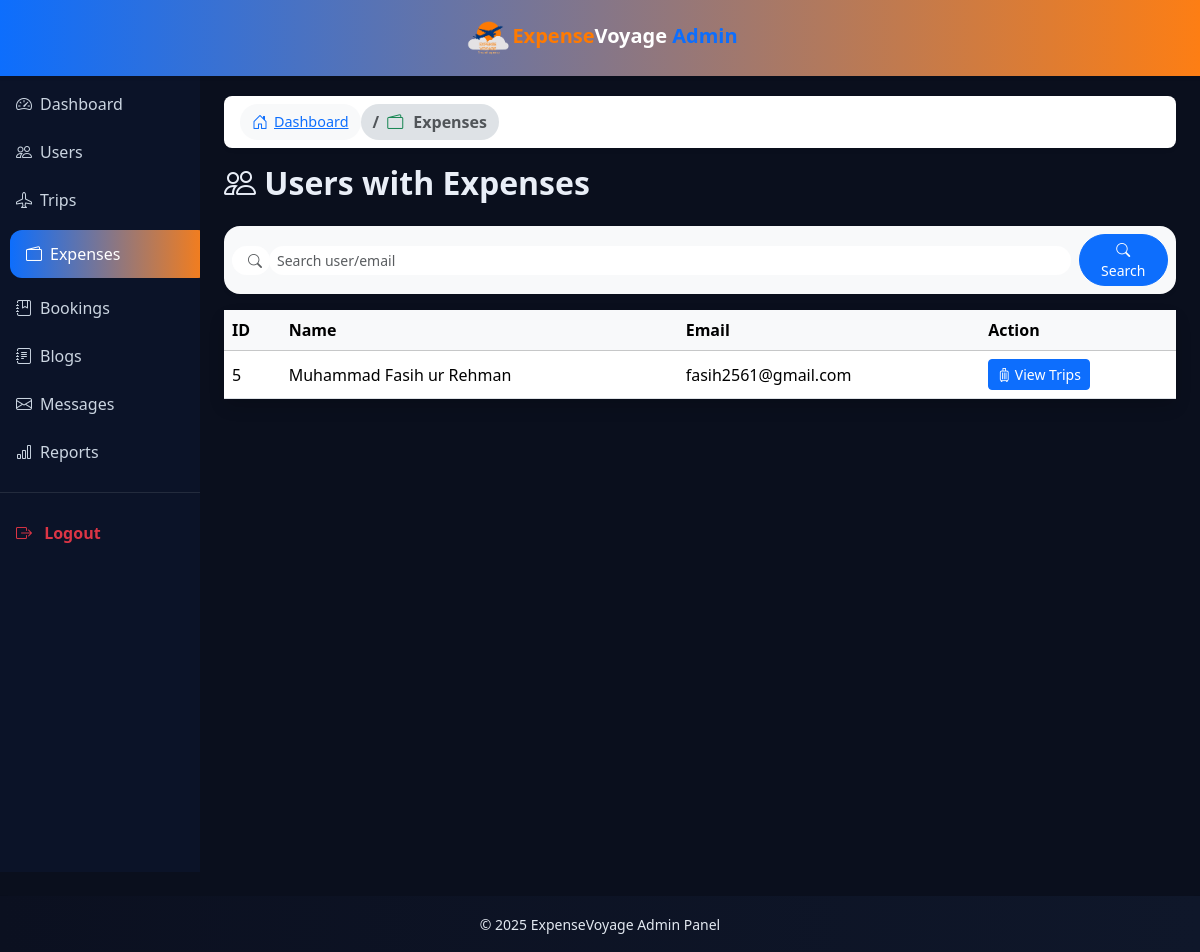
The app's page /admin/admin-expenses.php (signed in) with its own data.
### tables this page shows
CREATE TABLE `users` (
  `id` int(11) NOT NULL,
  `first_name` varchar(50) NOT NULL,
  `last_name` varchar(50) NOT NULL,
  `email` varchar(100) NOT NULL,
  `password` varchar(255) NOT NULL,
  `created_at` timestamp NOT NULL DEFAULT current_timestamp(),
  `remember_token` varchar(255) DEFAULT NULL
);

### admin/helpers.php (called while the page is built, shortened)
<?php
function h($str){
  return htmlspecialchars($str ?? '', ENT_QUOTES, 'UTF-8');
}

### admin/admin-expenses.php (the view, shortened to what this page needs)
<?php
require_once "connect.php";
require_once "helpers.php";
require_once "inc/admin-header.php";
require_once "inc/admin-sidebar.php";
$q = trim($_GET['q'] ?? '');
$where = '';
$limit = 10;
$page = max(1, (int)($_GET['page'] ?? 1));
$offset = ($page-1) * $limit;
$sql = "SELECT DISTINCT u.id, u.first_name, u.last_name, u.email
        FROM users u
        JOIN expenses e ON e.user_id = u.id
        $where
        ORDER BY u.id DESC LIMIT $limit OFFSET $offset";
$res = $conn->query($sql);
?>
<main class="col-12 col-md-12 col-lg-10 p-4">
  <nav aria-label="breadcrumb" data-aos="fade-down">
  <ol class="breadcrumb bg-white px-3 py-2 rounded-3 shadow-sm">
    <li class="breadcrumb-item">
      <a href="dashboard.php">
        <i class="bi bi-house-door crumb-dashboard"></i> Dashboard
      </a>
    </li>
    <li class="breadcrumb-item active">
        <i class="bi bi-wallet2 crumb-expenses"></i> Expenses
    </li>
  </ol>
</nav>
<div class="d-flex flex-wrap justify-content-between align-items-center mb-3">
  <h2 class="fw-bold text-gradient mb-2" data-aos="fade-right">
    <i class="bi bi-people"></i> Users with Expenses
  </h2>
</div>
  <form class="d-flex align-items-center gap-2 p-2 rounded-4 shadow-sm bg-light mb-3" method="get" data-aos="fade-left">
    <div class="input-group input-group-sm flex-grow-1">
      <span class="input-group-text bg-white border-0 rounded-pill ps-3"><i class="bi bi-search text-muted"></i></span>
      <input type="text" name="q" value="<?=h($q)?>" class="form-control border-0 rounded-pill" placeholder="Search user/email" maxlength="50" >
    </div>
    <button class="btn btn-sm btn-primary rounded-pill px-3"><i class="bi bi-search"></i> Search</button>
  </form>
  <div class="card shadow border-0 rounded-3" data-aos="fade-up">
    <div class="table-responsive">
      <table class="table table-hover align-middle mb-0">
        <thead class="table-light">
          <tr><th>ID</th><th>Name</th><th>Email</th><th>Action</th></tr>
        </thead>
        <tbody>
        <?php if ($res->num_rows): while($u=$res->fetch_assoc()): ?>
          <tr>
            <td><?=$u['id']?></td>
            <td><?=h($u['first_name'].' '.$u['last_name'])?></td>
            <td><?=h($u['email'])?></td>
            <td><a href="users-expenses-trips.php?user_id=<?=$u['id']?>" class="btn btn-sm btn-primary"><i class="bi bi-suitcase"></i> View Trips</a></td>
          </tr>
        <?php endwhile; else: ?>
          <tr><td colspan="4" class="text-center text-muted">No users found.</td></tr>
        <?php endif; ?>
        </tbody>
      </table>
    </div>
  </div>
</main>
<?php require_once "inc/admin-footer.php"; ob_end_flush(); ?>

### admin/assets/admin.css (style rules this page uses)
html, body { height: 100%; }
html, body { overflow-x: hidden; }

### admin/inc/admin-header.php (style rules this page uses)
:root { --primary:#0d6efd; --accent:#fd7e14; --dark:#0b1020; --light:#f8f9fa; }
body { background:#0a0f1d; color:#e9eef7; font-family:"Segoe UI",sans-serif; }

### admin/admin-expenses.php (style rules this page uses)
.breadcrumb { margin-bottom: 1rem; }
.breadcrumb .breadcrumb-item a { display: inline-flex; align-items: center; padding: 6px 12px; border-radius: 20px; font-size: 0.9rem; font-weight: 500; background: #f8f9fa; transition: all 0.2s ease; }
.breadcrumb .bi { margin-right: 6px; font-size: 1rem; }
.crumb-dashboard { color: #0d6efd; }
.crumb-expenses { color: #198754; }
.breadcrumb-item.active { background: #dee2e6; border-radius: 20px; padding: 6px 12px; font-weight: 600; }
.table { white-space: nowrap !important; }
.table-responsive { overflow-x: auto !important; -webkit-overflow-scrolling: touch !important; }
.table-responsive table { min-width: 700px !important; }
.table-responsive th { white-space: nowrap !important; font-weight: 600; }
.table-responsive td { white-space: normal !important; word-break: break-word !important; }
.table-responsive td:last-child { white-space: nowrap !important; }

### records on screen
users: id "5", first_name+last_name "Muhammad Fasih ur Rehman", email "fasih2561@gmail.com"

### other values on screen
$label "Dashboard Users Trips Expenses Bookings Blogs Messages"
